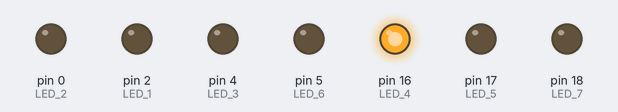
The sketch below on a simulated Arduino Uno, built with avr-gcc and run on an emulated ATmega328P. Shown: output pins drawn as LEDs (lit = HIGH).

Above: at 0.05 s.
At 0.35 s:
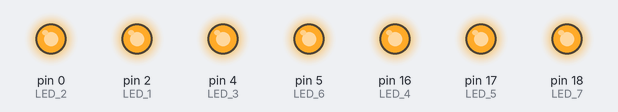
At 0.75 s:
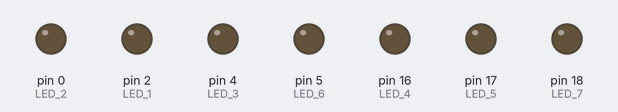
At 1.35 s:
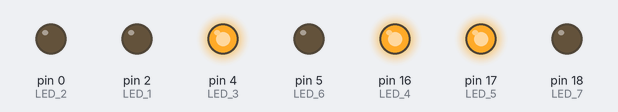
At 2.85 s:
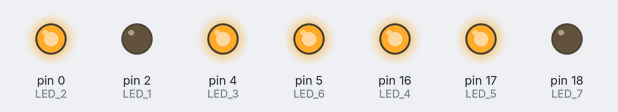
Timing chart, 0 to 3.1 s (numbered marks = the images above):
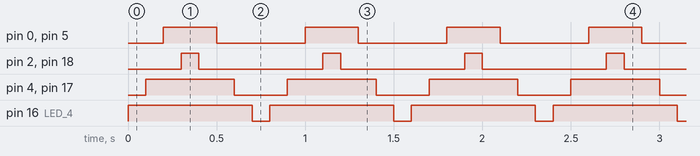

The sketch:

programa4.ino
```cpp
#define LED_1 2
#define LED_2 0
#define LED_3 4
#define LED_4 16
#define LED_5 17
#define LED_6 5
#define LED_7 18

void setup() {
    pinMode(LED_1, OUTPUT);
    pinMode(LED_2, OUTPUT);
    pinMode(LED_3, OUTPUT);
    pinMode(LED_4, OUTPUT);
    pinMode(LED_5, OUTPUT);
    pinMode(LED_6, OUTPUT);
    pinMode(LED_7, OUTPUT);
}

void cortina() {
    // Encendido de LED 4 hacia los extremos
    digitalWrite(LED_4, HIGH);
    delay(100);

    digitalWrite(LED_3, HIGH);
    digitalWrite(LED_5, HIGH);
    delay(100);

    digitalWrite(LED_2, HIGH);
    digitalWrite(LED_6, HIGH);
    delay(100);

    digitalWrite(LED_1, HIGH);
    digitalWrite(LED_7, HIGH);
    delay(100);

    // Apagado en sentido contrario
    digitalWrite(LED_1, LOW);
    digitalWrite(LED_7, LOW);
    delay(100);

    digitalWrite(LED_2, LOW);
    digitalWrite(LED_6, LOW);
    delay(100);

    digitalWrite(LED_3, LOW);
    digitalWrite(LED_5, LOW);
    delay(100);

    digitalWrite(LED_4, LOW);
    delay(100);
}

void loop() {
    cortina();  // Ejecuta la animación de cortina en bucle
}
```

Measured:
- by itself, pin 0 (LED_2), pin 5 (LED_6): alternates HIGH for 0.30 s and LOW for 0.50 s
- by itself, pin 2 (LED_1), pin 18 (LED_7): alternates HIGH for 0.10 s and LOW for 0.70 s
- by itself, pin 4 (LED_3), pin 17 (LED_5): alternates HIGH for 0.50 s and LOW for 0.30 s
- by itself, pin 16 (LED_4): alternates HIGH for 0.70 s and LOW for 0.10 s
